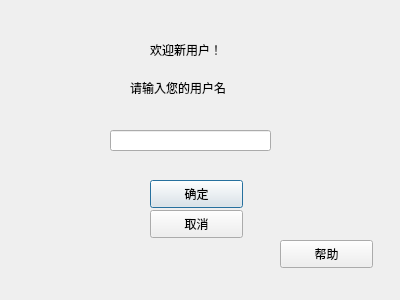
<?xml version="1.0" encoding="UTF-8"?>
<ui version="4.0">
 <class>dialog_newgame</class>
 <widget class="QDialog" name="dialog_newgame">
  <property name="geometry">
   <rect>
    <x>0</x>
    <y>0</y>
    <width>400</width>
    <height>300</height>
   </rect>
  </property>
  <property name="windowTitle">
   <string>Dialog</string>
  </property>
  <widget class="QLabel" name="label_user">
   <property name="geometry">
    <rect>
     <x>130</x>
     <y>80</y>
     <width>171</width>
     <height>16</height>
    </rect>
   </property>
   <property name="text">
    <string>请输入您的用户名</string>
   </property>
  </widget>
  <widget class="QLineEdit" name="nameedit">
   <property name="geometry">
    <rect>
     <x>110</x>
     <y>130</y>
     <width>161</width>
     <height>21</height>
    </rect>
   </property>
  </widget>
  <widget class="QPushButton" name="but_sure">
   <property name="geometry">
    <rect>
     <x>150</x>
     <y>180</y>
     <width>93</width>
     <height>28</height>
    </rect>
   </property>
   <property name="text">
    <string>确定</string>
   </property>
  </widget>
  <widget class="QPushButton" name="but_help">
   <property name="geometry">
    <rect>
     <x>280</x>
     <y>240</y>
     <width>93</width>
     <height>28</height>
    </rect>
   </property>
   <property name="text">
    <string>帮助</string>
   </property>
  </widget>
  <widget class="QLabel" name="label">
   <property name="geometry">
    <rect>
     <x>150</x>
     <y>40</y>
     <width>91</width>
     <height>20</height>
    </rect>
   </property>
   <property name="text">
    <string>欢迎新用户！</string>
   </property>
  </widget>
  <widget class="QPushButton" name="but_back">
   <property name="geometry">
    <rect>
     <x>150</x>
     <y>210</y>
     <width>93</width>
     <height>28</height>
    </rect>
   </property>
   <property name="text">
    <string>取消</string>
   </property>
  </widget>
 </widget>
 <resources/>
 <connections/>
</ui>
